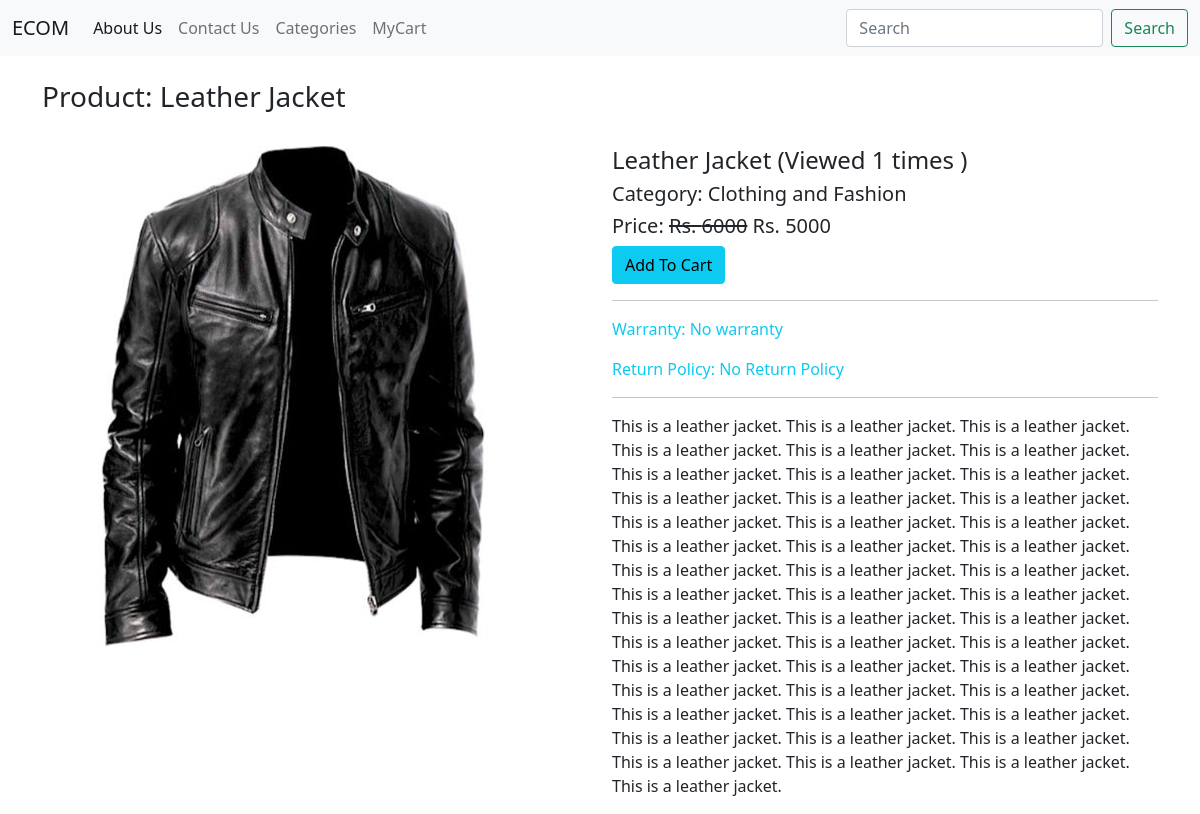
Screenshot of /products/leather-jacket/ with the database file from the repository.
### ecomapp/models.py (models this page shows, shortened)
class Product(models.Model):
    title = models.CharField(max_length=200)
    slug = models.SlugField(unique= True)
    category = models.ForeignKey(Category, on_delete= models.CASCADE)
    image = models.ImageField(upload_to = "products")
    marked_price = models.PositiveBigIntegerField()
    selling_price = models.PositiveBigIntegerField()
    description = models.TextField()
    warranty = models.CharField(max_length=300, null=True, blank= True )
    return_policy = models.CharField(max_length=300, null=True, blank= True )
    view_count = models.PositiveIntegerField(default=0)

class Category(models.Model):
    title = models.CharField(max_length=200)
    slug = models.SlugField(unique= True)
    def __str__(self):
        return self.title

### ecomapp/views.py (the view)
# urls.py: path("products/<slug:slug>/", ProductDetailView.as_view(), name="productdetail"),
class ProductDetailView(TemplateView):
    template_name="productdetail.html"
    def get_context_data(self, **kwargs):
        context = super().get_context_data(**kwargs)
        url_slug = self.kwargs['slug']
        product = Product.objects.get(slug = url_slug)
        product.view_count += 1
        product.save()
        context['product'] = product
        return context

### templates/productdetail.html (shortened to what this page needs)
{% extends 'base.html' %}
{% block content %}
<div class="container"><br>
    <h3>Product: {{ product.title }}</h3><br>
    <div class="row">
        <div class="col-md-6">
            <img src="{{ product.image.url }}" alt="" class="img-fluid">
        </div>
        <div class="col-md-6">
            <h4>{{ product.title}} (Viewed {{ product.view_count }} times )</h4>
            <h5> Category: {{ product.category }} </h5>
            <h5> Price: <strike> Rs. {{ product.marked_price }}</strike> Rs. {{ product.selling_price }}</h5>
            <a href="{% url 'ecomapp:addtocart' product.id %}" class="btn btn-info">Add To Cart</a>
            <hr>
            <p class="text-info"> Warranty: {{ product.warranty }} </p>
            <p class="text-info"> Return Policy: {{ product.return_policy }} </p>
            <hr>
            <p>{{ product.description }}</p>
        </div>
    </div>
</div>
{%endblock content%}

### rows the page displays
Product: title "Leather Jacket", image (picture), view_count "1", category "Clothing and Fashion", marked_price "6000", selling_price "5000", warranty "No warranty", return_policy "No Return Policy", description "This is a leather jacket. This is a leather jacket. This is a leather jacket. This is a leather jacket. This is a leather jacket. This is a leather jacket. This is a leather jacket. This is a leather jacket. This is a leather jacket. This is a leather jacket. This is a leather jacket. This is a leather jacket. This is a leather jacket. This is a leather jacket. This is a leather jacket. This is a leather jacket. This is a leather jacket. This is a leather jacket. This is a leather jacket. This is a leather jacket. This is a leather jacket. This is a leather jacket. This is a leather jacket. This is a leather jacket. This is a leather jacket. This is a leather jacket. This is a leather…"
